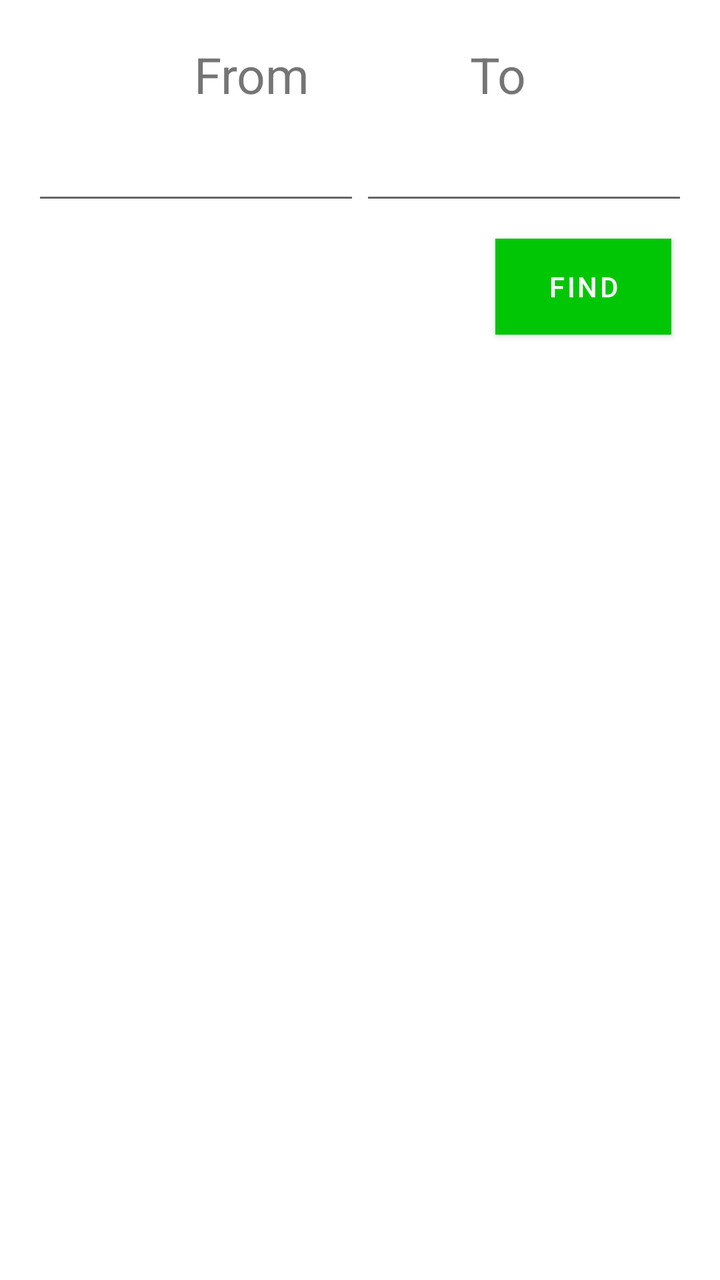
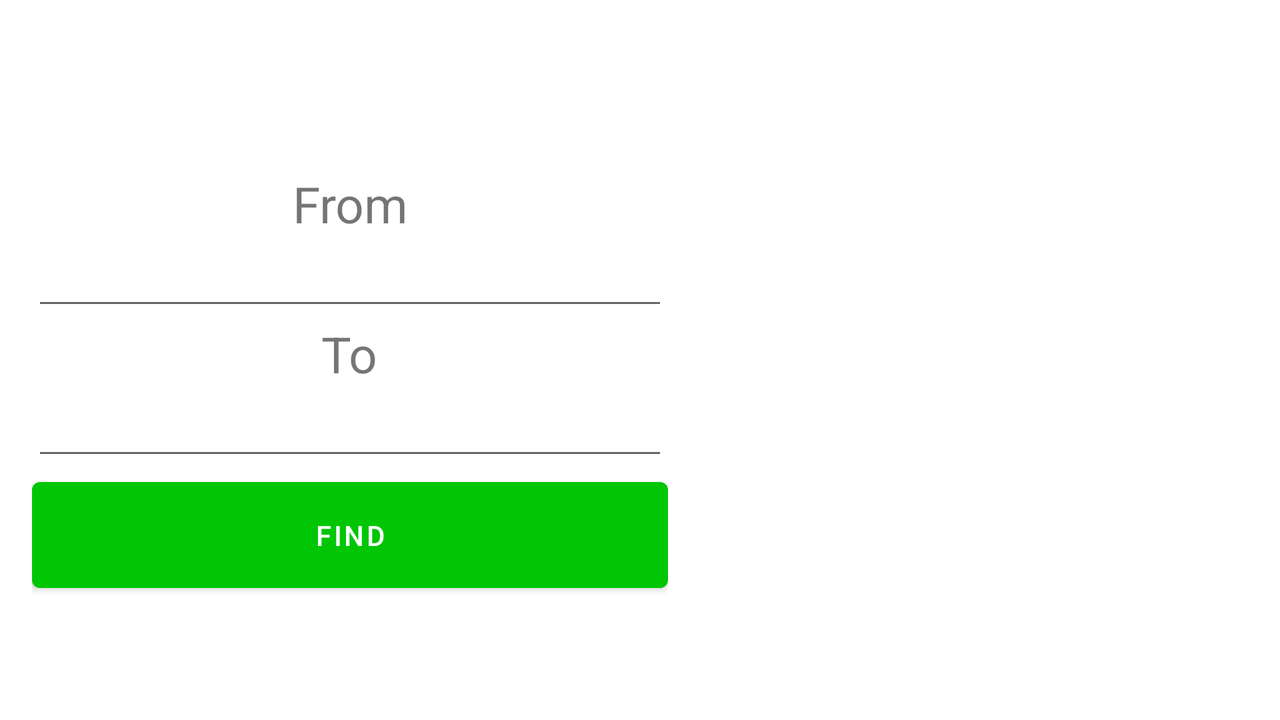

One screen, two layout resources from the same app: the default and the repository's alternative for another configuration. Each is rendered where Android would select it; the XML of both is given below.
<!-- AndroidManifest.xml: application theme Theme.EQuakeStarterCode -->
<!-- res/layout/fragment_search.xml -->
<?xml version="1.0" encoding="utf-8"?>
<FrameLayout xmlns:android="http://schemas.android.com/apk/res/android"
    xmlns:app="http://schemas.android.com/apk/res-auto"
    xmlns:tools="http://schemas.android.com/tools"
    android:layout_width="match_parent"
    android:layout_height="match_parent"
    android:foregroundTint="#E81010"
    tools:context=".fragments.SearchFragment">

    <androidx.constraintlayout.widget.ConstraintLayout
        android:layout_width="match_parent"
        android:layout_height="match_parent">

        <androidx.constraintlayout.widget.ConstraintLayout
            android:layout_width="match_parent"
            android:layout_height="match_parent"
            android:layout_marginStart="16dp"
            android:layout_marginEnd="16dp"
            app:layout_constraintBottom_toBottomOf="parent"
            app:layout_constraintEnd_toEndOf="parent"
            app:layout_constraintHorizontal_bias="1.0"
            app:layout_constraintStart_toStartOf="parent"
            app:layout_constraintTop_toTopOf="parent"
            app:layout_constraintVertical_bias="0.0">

            <TextView
                android:id="@+id/textView2"
                android:layout_width="wrap_content"
                android:layout_height="wrap_content"
                android:layout_marginTop="24dp"
                android:layout_marginBottom="16dp"
                android:layout_weight="40"
                android:text="From"
                android:textAlignment="center"
                android:textSize="25sp"
                app:layout_constraintBottom_toTopOf="@+id/linearLayout3"
                app:layout_constraintEnd_toStartOf="@+id/textView"
                app:layout_constraintStart_toStartOf="parent"
                app:layout_constraintTop_toTopOf="parent" />

            <TextView
                android:id="@+id/textView"
                android:layout_width="wrap_content"
                android:layout_height="wrap_content"
                android:layout_marginTop="24dp"
                android:layout_marginBottom="16dp"
                android:layout_weight="1"
                android:text="To"
                android:textSize="25sp"
                app:layout_constraintBottom_toTopOf="@+id/linearLayout3"
                app:layout_constraintEnd_toEndOf="parent"
                app:layout_constraintStart_toEndOf="@+id/textView2"
                app:layout_constraintTop_toTopOf="parent" />

            <LinearLayout
                android:id="@+id/linearLayout3"
                android:layout_width="match_parent"
                android:layout_height="wrap_content"
                android:orientation="horizontal"
                app:layout_constraintBottom_toBottomOf="parent"
                app:layout_constraintEnd_toEndOf="parent"
                app:layout_constraintStart_toStartOf="parent"
                app:layout_constraintTop_toTopOf="parent"
                app:layout_constraintVertical_bias="0.110000014">

                <EditText
                    android:id="@+id/From"
                    android:layout_width="wrap_content"
                    android:layout_height="wrap_content"
                    android:layout_weight="1"
                    android:ems="9"
                    android:gravity="center"
                    android:inputType="date" />

                <EditText
                    android:id="@+id/To"
                    android:layout_width="wrap_content"
                    android:layout_height="wrap_content"
                    android:layout_weight="1"
                    android:ems="9"
                    android:gravity="center"
                    android:inputType="date" />
            </LinearLayout>

            <Button
                android:id="@+id/find"
                android:layout_width="wrap_content"
                android:layout_height="wrap_content"
                android:layout_marginTop="12dp"
                android:background="#7E4040"
                android:text="Find"
                app:layout_constraintEnd_toEndOf="parent"
                app:layout_constraintHorizontal_bias="0.965"
                app:layout_constraintStart_toStartOf="parent"
                app:layout_constraintTop_toBottomOf="@+id/linearLayout3" />

            <ScrollView
                android:id="@+id/scrollView3"
                android:layout_width="0dp"
                android:layout_height="0dp"
                android:layout_marginStart="16dp"
                android:layout_marginEnd="16dp"
                android:visibility="invisible"
                app:layout_constraintBottom_toBottomOf="parent"
                app:layout_constraintEnd_toEndOf="parent"
                app:layout_constraintStart_toStartOf="parent"
                app:layout_constraintTop_toBottomOf="@+id/search">

                <LinearLayout
                    android:id="@+id/linearLayout2"
                    android:layout_width="match_parent"
                    android:layout_height="match_parent"
                    android:gravity="center"
                    android:orientation="vertical">

                    <LinearLayout
                        android:id="@+id/eastLinear"
                        android:layout_width="match_parent"
                        android:layout_height="match_parent"
                        android:gravity="center"
                        android:orientation="vertical">

                        <TextView
                            android:id="@+id/textView3"
                            android:layout_width="match_parent"
                            android:layout_height="wrap_content"
                            android:gravity="center"
                            android:text="East"
                            android:textSize="18sp" />

                        <FrameLayout
                            android:id="@+id/eastFrame"
                            android:layout_width="match_parent"
                            android:layout_height="match_parent"
                            android:layout_gravity="center">

                        </FrameLayout>

                    </LinearLayout>

                    <LinearLayout
                        android:id="@+id/westLinear"
                        android:layout_width="match_parent"
                        android:layout_height="match_parent"
                        android:gravity="center"
                        android:orientation="vertical">

                        <TextView
                            android:id="@+id/textView4"
                            android:layout_width="match_parent"
                            android:layout_height="wrap_content"
                            android:gravity="center"
                            android:text="West"
                            android:textSize="18sp" />

                        <FrameLayout
                            android:id="@+id/westFrame"
                            android:layout_width="match_parent"
                            android:layout_height="match_parent">

                        </FrameLayout>
                    </LinearLayout>

                    <LinearLayout
                        android:id="@+id/northLinear"
                        android:layout_width="match_parent"
                        android:layout_height="match_parent"
                        android:gravity="center"
                        android:orientation="vertical">

                        <TextView
                            android:id="@+id/textView5"
                            android:layout_width="match_parent"
                            android:layout_height="wrap_content"
                            android:gravity="center"
                            android:text="North"
                            android:textSize="18sp" />

                        <FrameLayout
                            android:id="@+id/northFrame"
                            android:layout_width="match_parent"
                            android:layout_height="match_parent">

                        </FrameLayout>
                    </LinearLayout>

                    <LinearLayout
                        android:id="@+id/southLinear"
                        android:layout_width="match_parent"
                        android:layout_height="match_parent"
                        android:gravity="center"
                        android:orientation="vertical">

                        <TextView
                            android:id="@+id/textView6"
                            android:layout_width="match_parent"
                            android:layout_height="wrap_content"
                            android:gravity="center"
                            android:text="South"
                            android:textSize="18sp" />

                        <FrameLayout
                            android:id="@+id/southFrame"
                            android:layout_width="match_parent"
                            android:layout_height="match_parent">

                        </FrameLayout>
                    </LinearLayout>

                    <LinearLayout
                        android:id="@+id/biggestLinear"
                        android:layout_width="match_parent"
                        android:layout_height="match_parent"
                        android:gravity="center"
                        android:orientation="vertical">

                        <TextView
                            android:id="@+id/textView7"
                            android:layout_width="match_parent"
                            android:layout_height="wrap_content"
                            android:gravity="center"
                            android:text="Biggest Magnitude"
                            android:textSize="20sp" />

                        <FrameLayout
                            android:id="@+id/bigFrame"
                            android:layout_width="match_parent"
                            android:layout_height="match_parent">

                        </FrameLayout>
                    </LinearLayout>

                    <LinearLayout
                        android:id="@+id/deepestLinear"
                        android:layout_width="match_parent"
                        android:layout_height="match_parent"
                        android:gravity="center"
                        android:orientation="vertical">

                        <TextView
                            android:id="@+id/textView8"
                            android:layout_width="match_parent"
                            android:layout_height="wrap_content"
                            android:gravity="center"
                            android:text="Deepest Quake"
                            android:textSize="20sp" />

                        <FrameLayout
                            android:id="@+id/deepFrame"
                            android:layout_width="match_parent"
                            android:layout_height="match_parent">

                        </FrameLayout>
                    </LinearLayout>

                    <LinearLayout
                        android:id="@+id/shallowestLinear"
                        android:layout_width="match_parent"
                        android:layout_height="match_parent"
                        android:gravity="center"
                        android:orientation="vertical">

                        <TextView
                            android:id="@+id/textView9"
                            android:layout_width="match_parent"
                            android:layout_height="wrap_content"
                            android:gravity="center"
                            android:text="Shallowest Quake"
                            android:textSize="20sp" />

                        <FrameLayout
                            android:id="@+id/shallowFrame"
                            android:layout_width="match_parent"
                            android:layout_height="match_parent">

                        </FrameLayout>
                    </LinearLayout>
                </LinearLayout>
            </ScrollView>

            <TextView
                android:id="@+id/noQuakes"
                android:layout_width="0dp"
                android:layout_height="wrap_content"
                android:gravity="center"
                android:text="No earthquakes found during that timeframe."
                android:textSize="24sp"
                android:visibility="invisible"
                app:layout_constraintBottom_toBottomOf="@+id/scrollView3"
                app:layout_constraintEnd_toEndOf="@+id/scrollView3"
                app:layout_constraintStart_toStartOf="parent"
                app:layout_constraintTop_toBottomOf="@+id/search"
                app:layout_constraintVertical_bias="0.36" />

        </androidx.constraintlayout.widget.ConstraintLayout>

    </androidx.constraintlayout.widget.ConstraintLayout>
</FrameLayout>
<!-- resources referenced by this layout -->
<resources>
  <style name="Theme.EQuakeStarterCode" parent="Theme.MaterialComponents.DayNight.DarkActionBar">
          
          <item name="colorPrimary">@color/green_200</item>
          <item name="colorPrimaryVariant">@color/purple_700</item>
          <item name="colorOnPrimary">@color/white</item>
          
          <item name="colorSecondary">@color/teal_200</item>
          <item name="colorSecondaryVariant">@color/teal_700</item>
          <item name="colorOnSecondary">@color/black</item>
          
          <item name="android:statusBarColor" tools:targetApi="l">?attr/colorPrimaryVariant</item>
          
      </style>
  <color name="green_200">#01C606</color>
  <color name="purple_700">#FF3700B3</color>
  <color name="white">#FFFFFFFF</color>
  <color name="teal_200">#FF03DAC5</color>
  <color name="teal_700">#FF018786</color>
  <color name="black">#FF000000</color>
</resources>
<!-- res/layout-land/fragment_search.xml (the repository's variant of the layout above) -->
<!-- drawn on the phone turned sideways -->
<?xml version="1.0" encoding="utf-8"?>
<FrameLayout xmlns:android="http://schemas.android.com/apk/res/android"
    xmlns:app="http://schemas.android.com/apk/res-auto"
    xmlns:tools="http://schemas.android.com/tools"
    android:layout_width="match_parent"
    android:layout_height="match_parent"
    tools:context=".fragments.SearchFragment">

    <androidx.constraintlayout.widget.ConstraintLayout
        android:layout_width="match_parent"
        android:layout_height="match_parent">

        <androidx.constraintlayout.widget.ConstraintLayout
            android:layout_width="match_parent"
            android:layout_height="match_parent"
            android:layout_marginStart="16dp"
            android:layout_marginEnd="16dp"
            app:layout_constraintBottom_toBottomOf="parent"
            app:layout_constraintEnd_toEndOf="parent"
            app:layout_constraintHorizontal_bias="0.0"
            app:layout_constraintStart_toStartOf="parent"
            app:layout_constraintTop_toTopOf="parent"
            app:layout_constraintVertical_bias="0.0">

            <LinearLayout
                android:id="@+id/linearLayout6"
                android:layout_width="318dp"
                android:layout_height="391dp"
                android:gravity="center"
                android:orientation="vertical"
                app:layout_constraintBottom_toBottomOf="parent"
                app:layout_constraintStart_toStartOf="parent"
                app:layout_constraintTop_toTopOf="parent">

                <TextView
                    android:id="@+id/textView2"
                    android:layout_width="wrap_content"
                    android:layout_height="wrap_content"
                    android:layout_marginTop="24dp"
                    android:text="From"
                    android:textAlignment="center"
                    android:textSize="25sp" />

                <EditText
                    android:id="@+id/startDate"
                    android:layout_width="318dp"
                    android:layout_height="wrap_content"
                    android:ems="10"
                    android:gravity="center"
                    android:inputType="date" />

                <TextView
                    android:id="@+id/textView"
                    android:layout_width="wrap_content"
                    android:layout_height="wrap_content"
                    android:text="To"
                    android:textSize="25sp" />

                <EditText
                    android:id="@+id/endDate"
                    android:layout_width="318dp"
                    android:layout_height="wrap_content"
                    android:ems="10"
                    android:gravity="center"
                    android:inputType="date" />

                <Button
                    android:id="@+id/search"
                    android:layout_width="318dp"
                    android:layout_height="65dp"
                    android:text="Find"
                    app:rippleColor="#EC0000" />

            </LinearLayout>

            <ScrollView
                android:id="@+id/scrollView3"
                android:layout_width="0dp"
                android:layout_height="0dp"
                android:foregroundGravity="center"
                android:visibility="invisible"
                app:layout_constraintBottom_toBottomOf="parent"
                app:layout_constraintEnd_toEndOf="parent"
                app:layout_constraintHorizontal_bias="0.0"
                app:layout_constraintStart_toEndOf="@+id/linearLayout6"
                app:layout_constraintTop_toTopOf="parent"
                app:layout_constraintVertical_bias="0.0">

                <LinearLayout
                    android:id="@+id/linearLayout2"
                    android:layout_width="match_parent"
                    android:layout_height="match_parent"
                    android:gravity="center"
                    android:orientation="vertical">

                    <LinearLayout
                        android:id="@+id/eastLinear"
                        android:layout_width="match_parent"
                        android:layout_height="match_parent"
                        android:gravity="center"
                        android:orientation="vertical">

                        <TextView
                            android:id="@+id/textView3"
                            android:layout_width="match_parent"
                            android:layout_height="wrap_content"
                            android:gravity="center"
                            android:text="Eastern"
                            android:textSize="20sp" />

                        <FrameLayout
                            android:id="@+id/eastFrame"
                            android:layout_width="match_parent"
                            android:layout_height="match_parent"
                            android:layout_gravity="center">

                        </FrameLayout>

                    </LinearLayout>

                    <LinearLayout
                        android:id="@+id/westLinear"
                        android:layout_width="match_parent"
                        android:layout_height="match_parent"
                        android:gravity="center"
                        android:orientation="vertical">

                        <TextView
                            android:id="@+id/textView4"
                            android:layout_width="match_parent"
                            android:layout_height="wrap_content"
                            android:gravity="center"
                            android:text="Western"
                            android:textSize="20sp" />

                        <FrameLayout
                            android:id="@+id/westFrame"
                            android:layout_width="match_parent"
                            android:layout_height="match_parent">

                        </FrameLayout>
                    </LinearLayout>

                    <LinearLayout
                        android:id="@+id/northLinear"
                        android:layout_width="match_parent"
                        android:layout_height="match_parent"
                        android:gravity="center"
                        android:orientation="vertical">

                        <TextView
                            android:id="@+id/textView5"
                            android:layout_width="match_parent"
                            android:layout_height="wrap_content"
                            android:gravity="center"
                            android:text="Northern"
                            android:textSize="20sp" />

                        <FrameLayout
                            android:id="@+id/northFrame"
                            android:layout_width="match_parent"
                            android:layout_height="match_parent">

                        </FrameLayout>
                    </LinearLayout>

                    <LinearLayout
                        android:id="@+id/southLinear"
                        android:layout_width="match_parent"
                        android:layout_height="match_parent"
                        android:gravity="center"
                        android:orientation="vertical">

                        <TextView
                            android:id="@+id/textView6"
                            android:layout_width="match_parent"
                            android:layout_height="wrap_content"
                            android:gravity="center"
                            android:text="Southern"
                            android:textSize="20sp" />

                        <FrameLayout
                            android:id="@+id/southFrame"
                            android:layout_width="match_parent"
                            android:layout_height="match_parent">

                        </FrameLayout>
                    </LinearLayout>

                    <LinearLayout
                        android:id="@+id/biggestLinear"
                        android:layout_width="match_parent"
                        android:layout_height="match_parent"
                        android:gravity="center"
                        android:orientation="vertical">

                        <TextView
                            android:id="@+id/textView7"
                            android:layout_width="match_parent"
                            android:layout_height="wrap_content"
                            android:gravity="center"
                            android:text="Highest Magnitude"
                            android:textSize="20sp" />

                        <FrameLayout
                            android:id="@+id/bigFrame"
                            android:layout_width="match_parent"
                            android:layout_height="match_parent">

                        </FrameLayout>
                    </LinearLayout>

                    <LinearLayout
                        android:id="@+id/deepestLinear"
                        android:layout_width="match_parent"
                        android:layout_height="match_parent"
                        android:gravity="center"
                        android:orientation="vertical">

                        <TextView
                            android:id="@+id/textView8"
                            android:layout_width="match_parent"
                            android:layout_height="wrap_content"
                            android:gravity="center"
                            android:text="Deepest Quake"
                            android:textSize="20sp" />

                        <FrameLayout
                            android:id="@+id/deepFrame"
                            android:layout_width="match_parent"
                            android:layout_height="match_parent">

                        </FrameLayout>
                    </LinearLayout>

                    <LinearLayout
                        android:id="@+id/shallowestLinear"
                        android:layout_width="match_parent"
                        android:layout_height="match_parent"
                        android:gravity="center"
                        android:orientation="vertical">

                        <TextView
                            android:id="@+id/textView9"
                            android:layout_width="match_parent"
                            android:layout_height="wrap_content"
                            android:gravity="center"
                            android:text="Most Shallow Quake"
                            android:textSize="20sp" />

                        <FrameLayout
                            android:id="@+id/shallowFrame"
                            android:layout_width="match_parent"
                            android:layout_height="match_parent">

                        </FrameLayout>
                    </LinearLayout>
                </LinearLayout>
            </ScrollView>

            <TextView
                android:id="@+id/noQuakes"
                android:layout_width="wrap_content"
                android:layout_height="wrap_content"
                android:gravity="center"
                android:text="There are zero erthquakes found."
                android:textSize="30sp"
                android:visibility="invisible"
                app:layout_constraintBottom_toBottomOf="@+id/scrollView3"
                app:layout_constraintEnd_toEndOf="parent"
                app:layout_constraintStart_toEndOf="@+id/linearLayout6"
                app:layout_constraintTop_toTopOf="parent" />

        </androidx.constraintlayout.widget.ConstraintLayout>

    </androidx.constraintlayout.widget.ConstraintLayout>
</FrameLayout>
